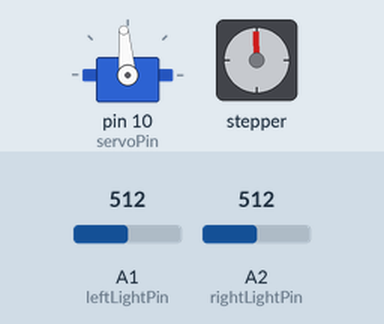
Bench run of a sketch on a simulated Arduino Uno, built with avr-gcc and run on an emulated ATmega328P. Shown: servo, stepper motor. The inputs (shaded band) are chosen by the test bench; at power-on: A1 (leftLightPin) = 512, A2 (rightLightPin) = 512. Stepper angles assume 2048 steps per turn.

Above: at 5.15 s.
At 13.6 s:
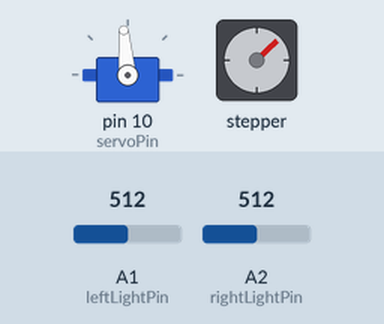
At 22.35 s:
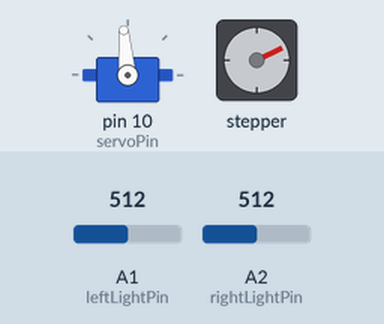
At 39.55 s:
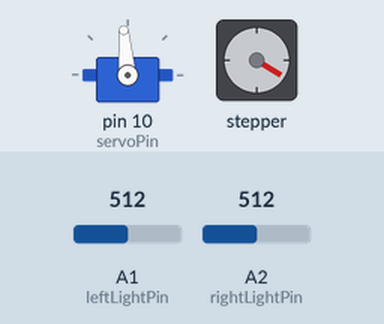
Timing chart, 0 to 40.0 s (numbered marks = the images above):
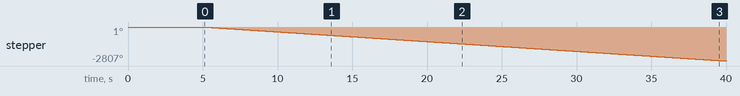

The sketch:

FinlandRobotLine.ino
```cpp
/*
 Stepper Motor Control - one revolution

 This program drives a unipolar or bipolar stepper motor.
 The motor is attached to digital pins 8 - 11 of the Arduino.

 The motor should revolve one revolution in one direction, then
 one revolution in the other direction.


 Created 11 Mar. 2007
 Modified 30 Nov. 2009
 by Tom Igoe

 */
#include <Servo.h>
#include <AccelStepper.h>

const int motorAPin1 = 2;
const int motorAPin2 = 3;
const int motorAPin3 = 4;
const int motorAPin4 = 5;
const int motorBPin1 = 6;
const int motorBPin2 = 7;
const int motorBPin3 = 8;
const int motorBPin4 = 9;
// initialize the stepper library:
AccelStepper motorA(AccelStepper::FULL4WIRE, motorAPin1, motorAPin3, motorAPin2, motorAPin4);
AccelStepper motorB(AccelStepper::FULL4WIRE, motorBPin1, motorBPin3, motorBPin2, motorBPin4);

// Calibration
const int stepsPrRevolution = 2048;
const int mmPrRevolution = 258;
const int stepsPrFullTurn = 3720;

const int servoPin = 10;
const int servoForward = 95;
const int servoLeft = 55;
const int servoRight = 135;
Servo servo;


//Light sensors
const int leftLightPin = A1;
const int rightLightPin = A2;
const int leftMin = 70;
const int leftMax = 172;
const int rightMin = 89;
const int rightMax = 218;
const int leftRange = (leftMax - leftMin) / 3;
const int rightRange = (rightMax - rightMin) / 3;
const int leftDark = leftMin + leftRange;
const int leftLight = leftMax - leftRange;
const int rightDark = rightMin + rightRange;
const int rightLight = rightMax - rightRange;

int motorAState = 0; // 0 = STOPPED, 1 = FORWARDS, -1 = BACKWARDS
int motorBState = 0; // 0 = STOPPED, 1 = FORWARDS, -1 = BACKWARDS

void setup() {
  motorA.setMaxSpeed(500.0);
  motorA.setAcceleration(300.0);

  motorB.setMaxSpeed(500.0);
  motorB.setAcceleration(300.0);

  // setup servo
  servo.attach(servoPin);
  servo.write(servoForward);

  // initialize the serial port:
  Serial.begin(9600);
  delay(5000);
}

void loop()
{
  //light values
  int value = readLightSum();
  //Serial.println(value);

  if(value == -1)
  {
    motorBForward();
    motorAStop();
  }
  else
  {
    motorAForward();
    motorBStop();
  }

  for(int i = 0; i < 20; ++i)
  {
    updateMotors();
  }
  /*
  servo.write(servoForward);
  delay(1000);
  servo.write(servoLeft);
  delay(1000);
  servo.write(servoRight);
  delay(1000);
  */
}


// Motor control

void motorAStop()
{
  motorAState = 0;
  motorA.stop();
}

void motorBStop()
{
  motorBState = 0;
  motorB.stop();
}

void motorAForward()
{
  motorAState = 1;
  motorA.moveTo(motorA.currentPosition());
  motorA.move(-stepsPrRevolution);
}

void motorBForward()
{
  motorBState = 1;
  motorB.moveTo(motorB.currentPosition());
  motorB.move(stepsPrRevolution);
}

void motorABackward()
{
  motorAState = -1;
  motorA.moveTo(motorA.currentPosition());
  motorA.move(stepsPrRevolution);
}

void motorBBackward()
{
  motorBState = -1;
  motorB.moveTo(motorB.currentPosition());
  motorB.move(-stepsPrRevolution);
}

void updateMotors()
{
  if(motorAState == 1 && motorA.distanceToGo() < stepsPrRevolution)
  {
    motorA.move(-stepsPrRevolution);
  }
  if(motorAState == -1 && motorA.distanceToGo() < stepsPrRevolution)
  {
    motorA.move(stepsPrRevolution);
  }
  if(motorBState == 1 && motorB.distanceToGo() < stepsPrRevolution)
  {
    motorB.move(stepsPrRevolution);
  }
  if(motorBState == -1 && motorB.distanceToGo() < stepsPrRevolution)
  {
    motorB.move(-stepsPrRevolution);
  }
  motorA.run();
  motorB.run();
}

int readLeftLight()
{
  int value = analogRead(leftLightPin);
  if(value <= leftDark) return -1;
  if(value >= leftLight) return 1;
  return 0;
}

int readRightLight()
{
  int value = analogRead(rightLightPin);
  if(value <= rightDark) return -1;
  if(value >= rightLight) return 1;
  return 0;
}

int readLightSum()
{
  int left = analogRead(leftLightPin);
  int right = analogRead(rightLightPin);
  int value = left + right;
  //Serial.println(left);
  //Serial.println(right);
  //Serial.println(value);
  //delay(100);
  if(value <= 340) return -1;
  return 1;
}
```

Measured:
- by itself, stepper: keeps turning counter-clockwise at about 80°/s
